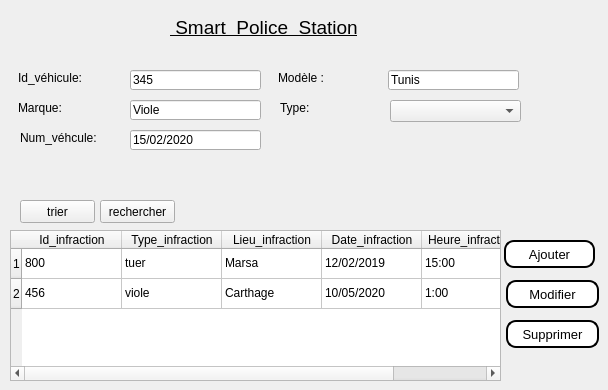
      <widget class="QWidget" name="tab_12">
       <attribute name="icon">
        <iconset>
         <normaloff>../../../Downloads/vehicyl.png</normaloff>../../../Downloads/vehicyl.png</iconset>
       </attribute>
       <attribute name="title">
        <string>véhicules</string>
       </attribute>
       <widget class="QLabel" name="policou_10">
        <property name="geometry">
         <rect>
          <x>170</x>
          <y>10</y>
          <width>351</width>
          <height>35</height>
         </rect>
        </property>
        <property name="sizePolicy">
         <sizepolicy hsizetype="Preferred" vsizetype="Maximum">
          <horstretch>0</horstretch>
          <verstretch>0</verstretch>
         </sizepolicy>
        </property>
        <property name="font">
         <font>
          <family>Arial</family>
          <pointsize>14</pointsize>
          <weight>50</weight>
          <bold>false</bold>
          <underline>true</underline>
         </font>
        </property>
        <property name="text">
         <string> Smart  Police  Station</string>
        </property>
        <property name="textFormat">
         <enum>Qt::PlainText</enum>
        </property>
       </widget>
       <widget class="QLineEdit" name="lineEdit_30">
        <property name="geometry">
         <rect>
          <x>130</x>
          <y>70</y>
          <width>131</width>
          <height>20</height>
         </rect>
        </property>
        <property name="text">
         <string>345</string>
        </property>
       </widget>
       <widget class="QLineEdit" name="lineEdit_20">
        <property name="geometry">
         <rect>
          <x>388</x>
          <y>70</y>
          <width>131</width>
          <height>20</height>
         </rect>
        </property>
        <property name="text">
         <string>Tunis</string>
        </property>
       </widget>
       <widget class="QLabel" name="label_19">
        <property name="geometry">
         <rect>
          <x>20</x>
          <y>130</y>
          <width>121</width>
          <height>16</height>
         </rect>
        </property>
        <property name="text">
         <string>Num_véhcule:</string>
        </property>
       </widget>
       <widget class="QLineEdit" name="lineEdit_17">
        <property name="geometry">
         <rect>
          <x>130</x>
          <y>100</y>
          <width>131</width>
          <height>20</height>
         </rect>
        </property>
        <property name="text">
         <string>Viole</string>
        </property>
       </widget>
       <widget class="QLabel" name="label_51">
        <property name="geometry">
         <rect>
          <x>18</x>
          <y>70</y>
          <width>81</width>
          <height>16</height>
         </rect>
        </property>
        <property name="text">
         <string>Id_véhicule:</string>
        </property>
       </widget>
       <widget class="QLineEdit" name="lineEdit_19">
        <property name="geometry">
         <rect>
          <x>130</x>
          <y>130</y>
          <width>131</width>
          <height>20</height>
         </rect>
        </property>
        <property name="text">
         <string>15/02/2020</string>
        </property>
       </widget>
       <widget class="QLabel" name="label_18">
        <property name="geometry">
         <rect>
          <x>18</x>
          <y>160</y>
          <width>121</width>
          <height>16</height>
         </rect>
        </property>
        <property name="text">
         <string/>
        </property>
       </widget>
       <widget class="QLabel" name="label_52">
        <property name="geometry">
         <rect>
          <x>278</x>
          <y>70</y>
          <width>101</width>
          <height>16</height>
         </rect>
        </property>
        <property name="text">
         <string>Modèle :</string>
        </property>
       </widget>
       <widget class="QLabel" name="label_20">
        <property name="geometry">
         <rect>
          <x>18</x>
          <y>100</y>
          <width>101</width>
          <height>16</height>
         </rect>
        </property>
        <property name="text">
         <string>Marque:</string>
        </property>
       </widget>
       <widget class="QTableWidget" name="tableWidget_4">
        <property name="geometry">
         <rect>
          <x>10</x>
          <y>230</y>
          <width>491</width>
          <height>151</height>
         </rect>
        </property>
        <row>
         <property name="text">
          <string>1</string>
         </property>
        </row>
        <row>
         <property name="text">
          <string>2</string>
         </property>
        </row>
        <column>
         <property name="text">
          <string>Id_infraction</string>
         </property>
        </column>
        <column>
         <property name="text">
          <string>Type_infraction</string>
         </property>
        </column>
        <column>
         <property name="text">
          <string>Lieu_infraction</string>
         </property>
        </column>
        <column>
         <property name="text">
          <string>Date_infraction</string>
         </property>
        </column>
        <column>
         <property name="text">
          <string>Heure_infraction</string>
         </property>
        </column>
        <item row="0" column="0">
         <property name="text">
          <string>800</string>
         </property>
        </item>
        <item row="0" column="1">
         <property name="text">
          <string>tuer </string>
         </property>
        </item>
        <item row="0" column="2">
         <property name="text">
          <string>Marsa</string>
         </property>
        </item>
        <item row="0" column="3">
         <property name="text">
          <string>12/02/2019</string>
         </property>
        </item>
        <item row="0" column="4">
         <property name="text">
          <string>15:00</string>
         </property>
        </item>
        <item row="1" column="0">
         <property name="text">
          <string>456</string>
         </property>
        </item>
        <item row="1" column="1">
         <property name="text">
          <string>viole</string>
         </property>
        </item>
        <item row="1" column="2">
         <property name="text">
          <string>Carthage</string>
         </property>
        </item>
        <item row="1" column="3">
         <property name="text">
          <string>10/05/2020</string>
         </property>
        </item>
        <item row="1" column="4">
         <property name="text">
          <string>1:00</string>
         </property>
        </item>
       </widget>
       <widget class="QPushButton" name="supprimersalaries_18">
        <property name="geometry">
         <rect>
          <x>506</x>
          <y>320</y>
          <width>93</width>
          <height>28</height>
         </rect>
        </property>
        <property name="font">
         <font>
          <family>Arial</family>
          <pointsize>10</pointsize>
          <weight>50</weight>
          <bold>false</bold>
         </font>
        </property>
        <property name="styleSheet">
         <string notr="true">background-color:white; 
color:black; 
border-style:outset ; 
border-width:2px ; 
border-radius:10px;</string>
        </property>
        <property name="text">
         <string>Supprimer</string>
        </property>
       </widget>
       <widget class="QPushButton" name="Ajoutersalaries_17">
        <property name="geometry">
         <rect>
          <x>504</x>
          <y>240</y>
          <width>91</width>
          <height>28</height>
         </rect>
        </property>
        <property name="font">
         <font>
          <family>Arial</family>
          <pointsize>10</pointsize>
          <weight>50</weight>
          <bold>false</bold>
         </font>
        </property>
        <property name="styleSheet">
         <string notr="true">background-color:white; 
color:black; 
border-style:outset ; 
border-width:2px ; 
border-radius:10px;</string>
        </property>
        <property name="text">
         <string>Ajouter</string>
        </property>
       </widget>
       <widget class="QPushButton" name="modifiersalaries_18">
        <property name="geometry">
         <rect>
          <x>506</x>
          <y>280</y>
          <width>93</width>
          <height>28</height>
         </rect>
        </property>
        <property name="font">
         <font>
          <family>Arial</family>
          <pointsize>10</pointsize>
          <weight>50</weight>
          <bold>false</bold>
         </font>
        </property>
        <property name="styleSheet">
         <string notr="true">background-color:white; 
color:black; 
border-style:outset ; 
border-width:2px ; 
border-radius:10px;</string>
        </property>
        <property name="text">
         <string>Modifier</string>
        </property>
       </widget>
       <widget class="QLabel" name="label_89">
        <property name="geometry">
         <rect>
          <x>280</x>
          <y>100</y>
          <width>121</width>
          <height>16</height>
         </rect>
        </property>
        <property name="text">
         <string>Type:</string>
        </property>
       </widget>
       <widget class="QComboBox" name="comboBox_6">
        <property name="geometry">
         <rect>
          <x>390</x>
          <y>100</y>
          <width>131</width>
          <height>22</height>
         </rect>
        </property>
       </widget>
       <widget class="QPushButton" name="pushButton">
        <property name="geometry">
         <rect>
          <x>20</x>
          <y>200</y>
          <width>75</width>
          <height>23</height>
         </rect>
        </property>
        <property name="text">
         <string>trier</string>
        </property>
       </widget>
       <widget class="QPushButton" name="pushButton_2">
        <property name="geometry">
         <rect>
          <x>100</x>
          <y>200</y>
          <width>75</width>
          <height>23</height>
         </rect>
        </property>
        <property name="text">
         <string>rechercher</string>
        </property>
       </widget>
      </widget>
